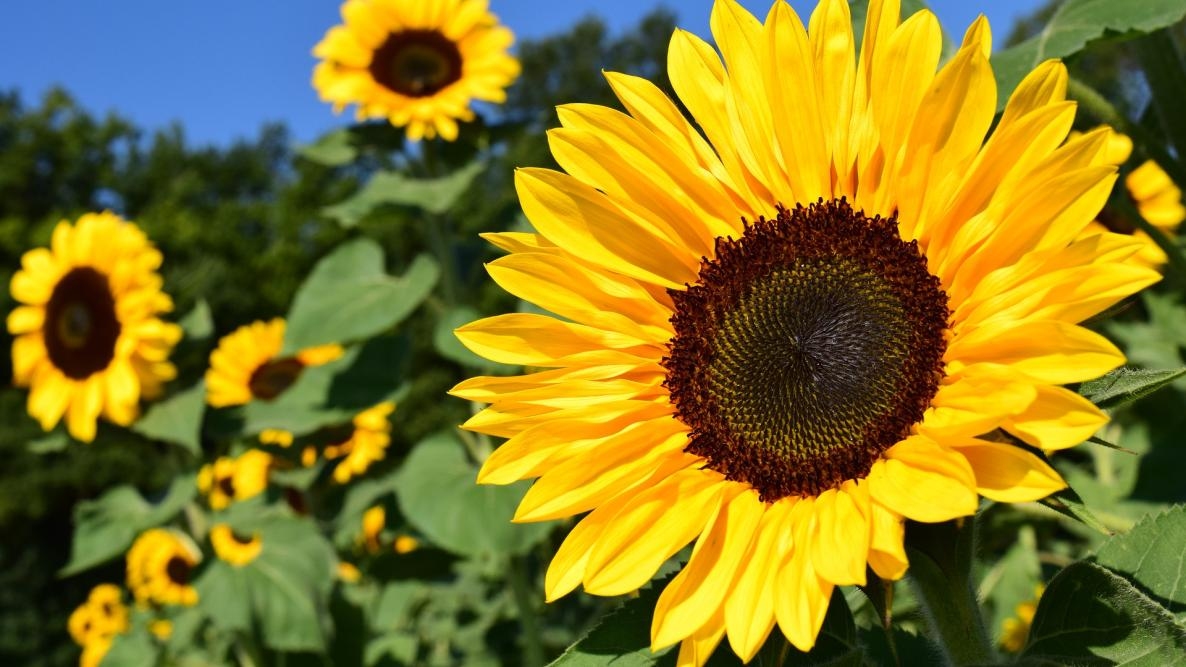
#> input picture lab03/sunflower.jpg, 1186 x 667 px, found by its file name
$ jupyter execute iup_lab_03.ipynb
#> lines starting #> are read from the running program, lines starting #| are printed output that depends on the picture
[cell 1]
import cv2
import numpy as np
import matplotlib.pyplot as plt

img = cv2.imread("D:\\SLIIT\\4th_year\\2nd semester\\IUP\LABS\\lab03\\sunflower.jpg", 0)
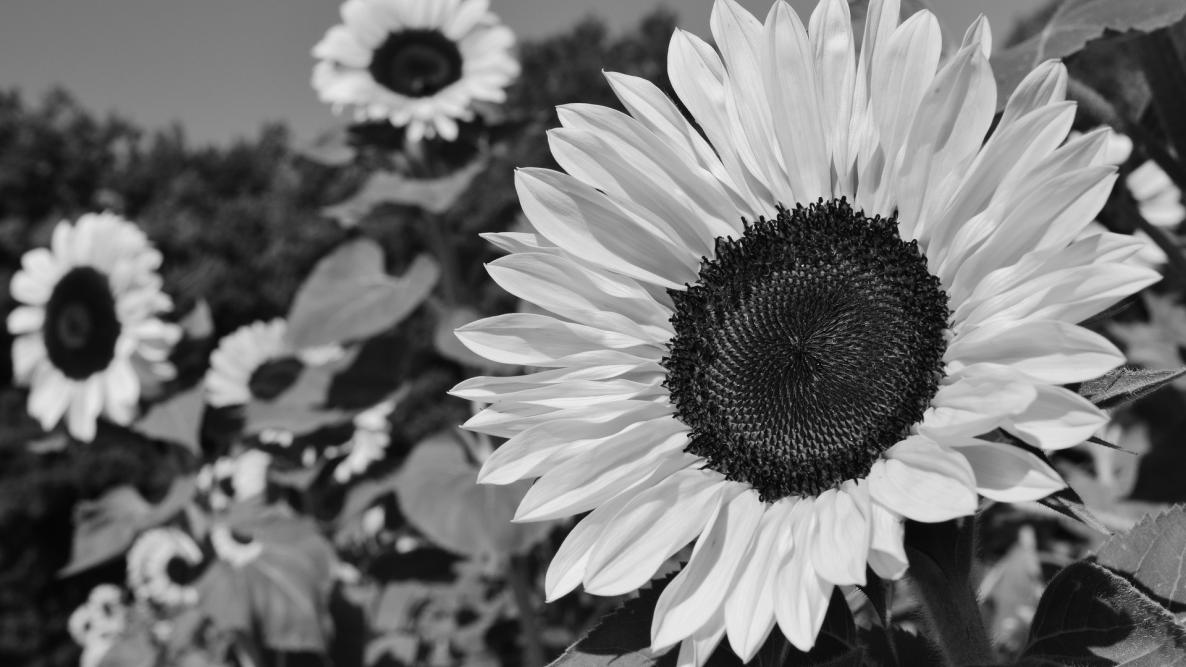
#> img: shape (667, 1186); min 0, max 248, mean 115.9
plt.imshow(img)

[cell 2]
# Histogram calculation/plotting in OpenCV

# Find frequency of pixels in range 0 - 255 - histogram
hist = cv2.calcHist([img], [0], None, [256], [0, 256])
#> hist = 256 values, max 7525 at index 21, min 0 at index 242, mean 3090.1

# Show the plotting graph of an image
plt.plot(hist)
plt.show()
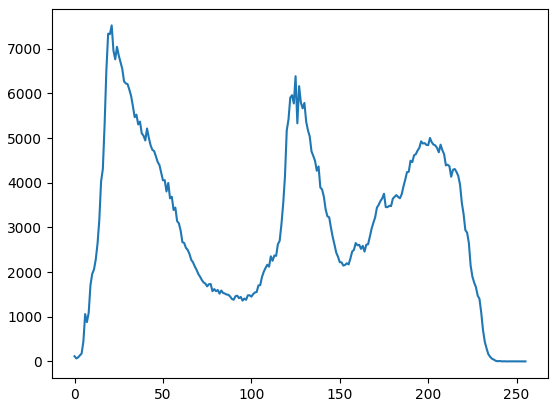
#> figure drawn by matplotlib, 1 panel; curve peaks at x = 21, y = 7525

[cell 3]
# Histogram calculation/plotting in Numpy

# Find frequency of pixels in range 0 - 255 - Histogram
hist, bins = np.histogram(img.ravel(), 256, [0, 256])
#> bins = 257 values from 0 to 256

# Show the plotting graph of an image
plt.plot(hist)
plt.show()

[cell 4]
# BGR histograms – Complete the code below
import cv2
import numpy as np
import matplotlib.pyplot as plt

img = cv2.imread("D:\\SLIIT\\4th_year\\2nd semester\\IUP\LABS\\lab03\\sunflower.jpg",1)
#> img is the input picture: shape (667, 1186, 3); mean B, G, R 35.4, 122, 134.6
color = ('b', 'g', 'r')

for i,col in enumerate(color):
    histr = cv2.calcHist([img], [i], None, [256], [0,256])
    plt.plot(histr, color = col)
    plt.xlim([0,256])
plt.show()
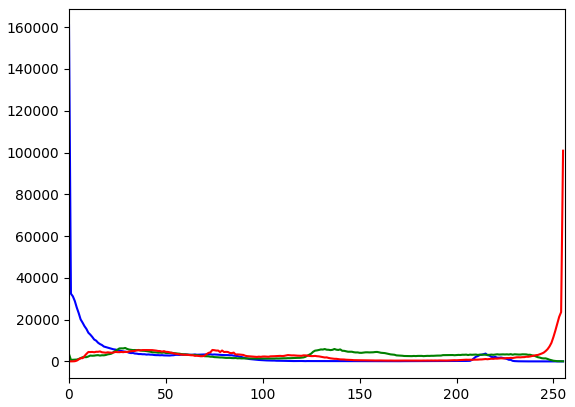
#> figure drawn by matplotlib, 1 panel; curve peaks at x = 0, y = 160854; curve peaks at x = 29, y = 6440; curve peaks at x = 255, y = 100877

[cell 5]
img = cv2.imread("D:\\SLIIT\\4th_year\\2nd semester\\IUP\LABS\\lab03\\sunflower.jpg", cv2.IMREAD_GRAYSCALE)

# create a mask
mask = np.zeros(img.shape[:2], np.uint8)

mask[150:600, 500:1100] = 255

masked_img = cv2.bitwise_and(img, img, mask = mask)
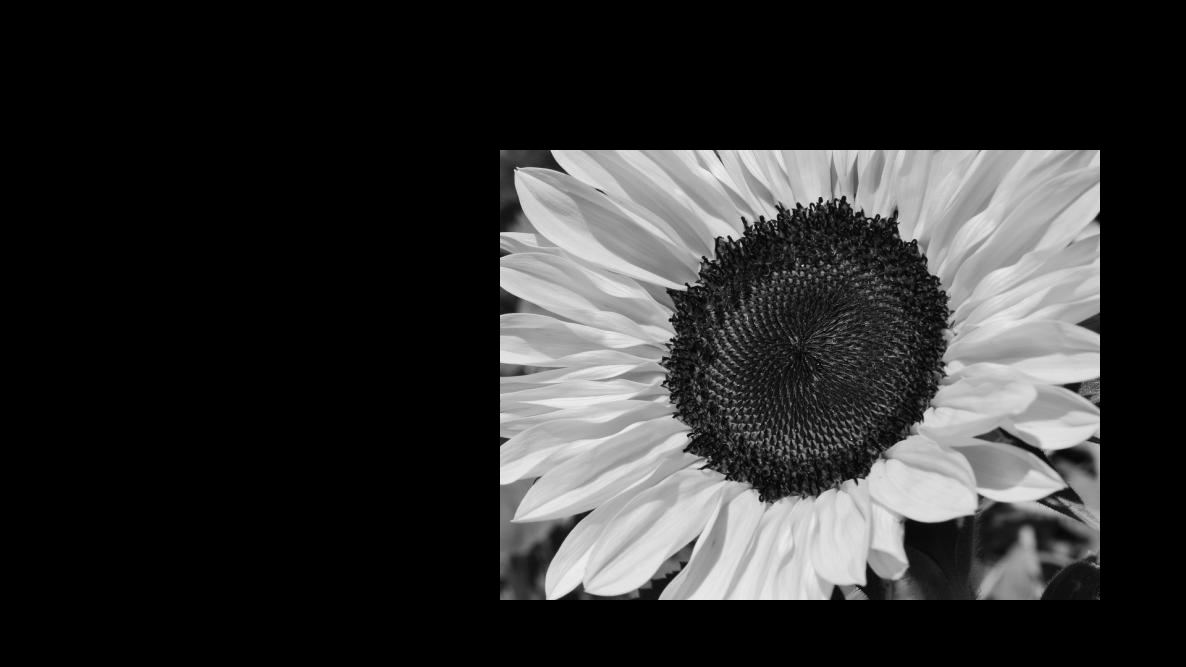
#> masked_img: shape (667, 1186); min 0, max 248, mean 46.6

# Calculate histogram with mask and without mask
# Check third argument for mask
hist_full = cv2.calcHist([img], [0], None, [256], [0,256])
#> hist_full has the same summary as hist
hist_mask = cv2.calcHist([img], [0], mask, [256], [0,256])
#> hist_mask = 256 values, max 2589 at index 215, min 0 at index 242, mean 1054.7

plt.subplot(221), plt.imshow(img, 'gray')
plt.subplot(222), plt.imshow(mask,'gray')
plt.subplot(223), plt.imshow(masked_img, 'gray')
plt.subplot(224), plt.plot(hist_full), plt.plot(hist_mask)
plt.xlim([0,256])

plt.show()
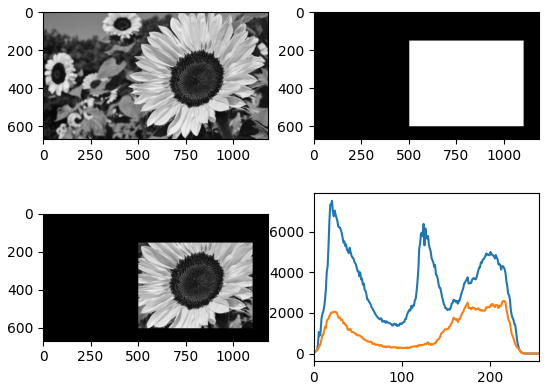
#> figure drawn by matplotlib, 4 panels; panel 4: curve peaks at x = 21, y = 7525; panel 4: curve peaks at x = 215, y = 2589
